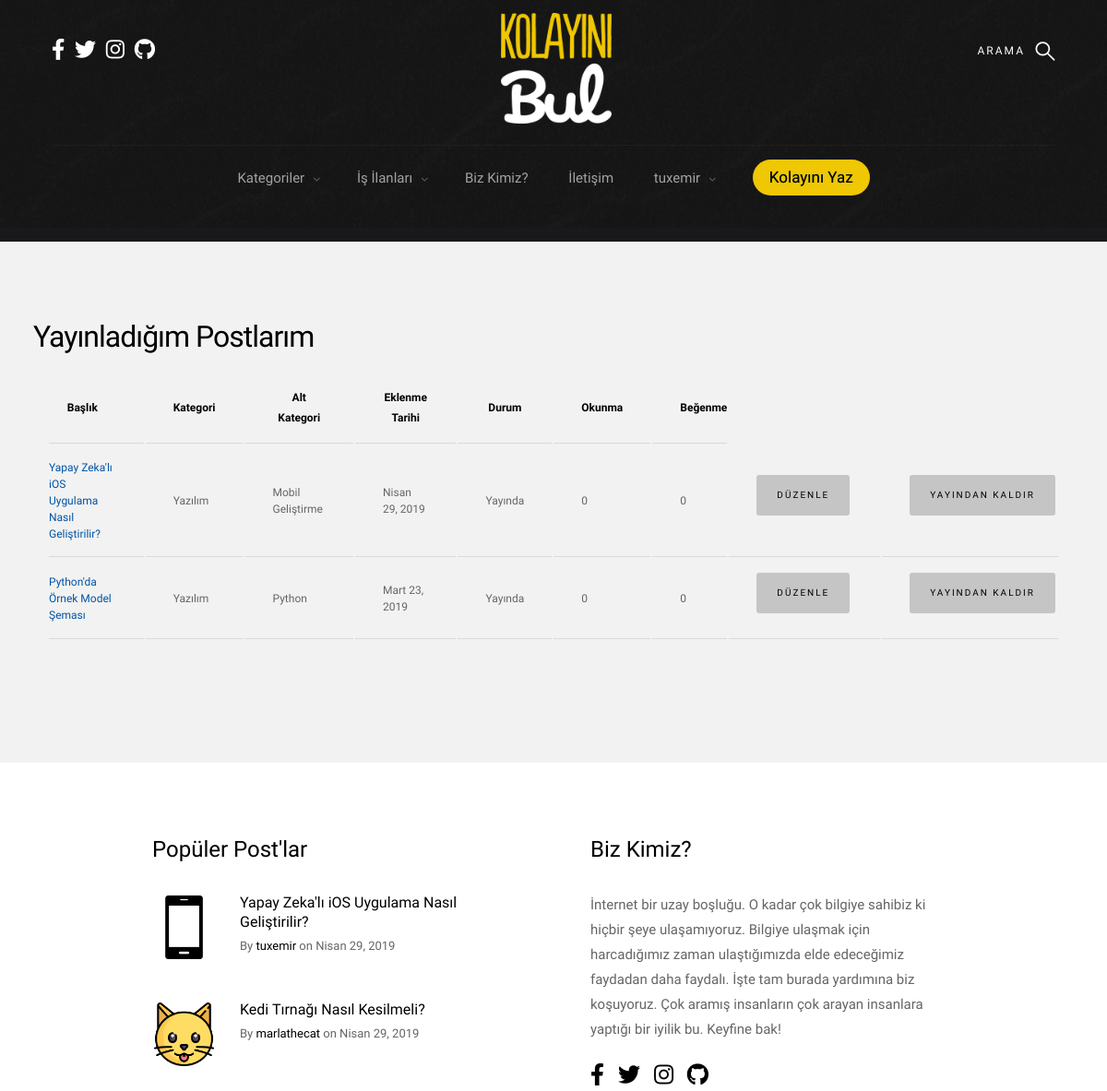
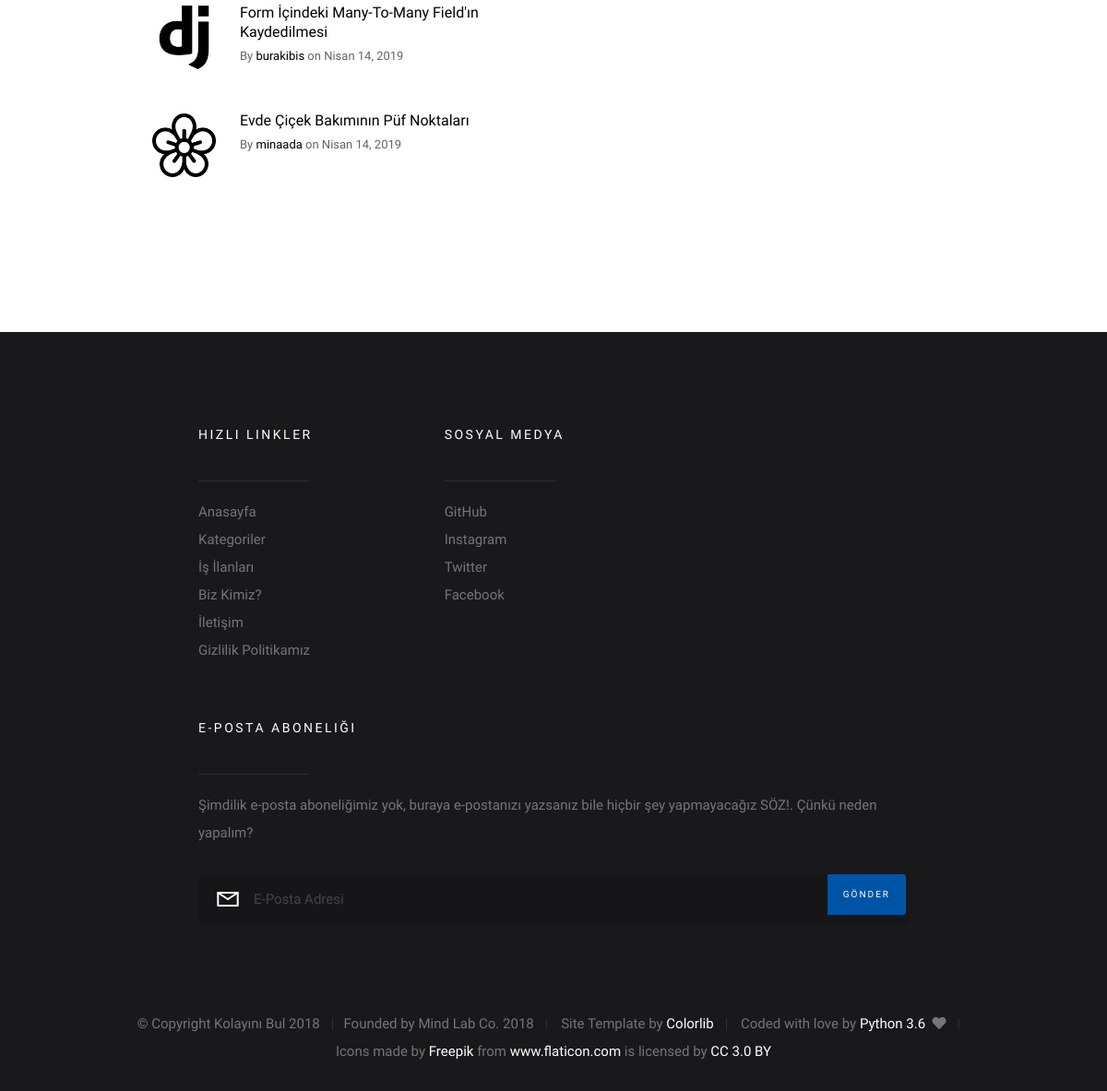
Page /my_posts/ (signed in) on the committed database (2 pictures, top to bottom).
### blog/models.py (models this page shows, shortened)
class Post(models.Model):
    author = models.ForeignKey("auth.User", on_delete=models.CASCADE, verbose_name="Yazar")
    category = models.ForeignKey("Category", on_delete=models.CASCADE, verbose_name="Kategori Adı")
    sub_category = models.ForeignKey("SubCategory", on_delete=models.CASCADE, verbose_name="Alt Kategori Adı",
                                     related_name="sub_category")
    title = models.CharField(max_length=50, verbose_name="Post Başlığı")
    slug = models.SlugField(max_length=55, blank=True, null=True)
    description = RichTextField(max_length=100000, null=False, verbose_name="Açıklama")
    image = models.ImageField(upload_to='post_images/', null=True, blank=True,
                              default='')
    created_date = models.DateTimeField(auto_now_add=True, verbose_name="Created Date")
    updated_date = models.DateTimeField(blank=True, null=True, verbose_name="Updated Date")
    verified_date = models.DateTimeField(auto_now_add=True, verbose_name="Verified Date")
    sources = models.CharField(max_length=250, verbose_name="Kaynak", blank=True, null=True)
    STATUS_DRAFT = 1
    STATUS_PUBLISHED = 2
    STATUS_ARCHIVED = 3
    STATUS_DEACTIVATED = 4
    STATUS_WAITING_APPROVAL = 5
    STATUSES = (
        (STATUS_DRAFT, 'Taslak'),
        (STATUS_PUBLISHED, 'Yayında'),
        (STATUS_ARCHIVED, 'Arşivlendi'),
        (STATUS_DEACTIVATED, 'Kaldırıldı'),
        (STATUS_WAITING_APPROVAL, "Onay Bekliyor")
    )
    active_post = models.SmallIntegerField(choices=STATUSES, default=5)
    LOCATION_BIG = 1
    LOCATION_SMALL1 = 2
    LOCATION_SMALL2 = 3
    LOCATION_OTHER = 4
    LOCATION = (
        (LOCATION_BIG, 'Big Box'),
        (LOCATION_SMALL1, 'First Small Box'),
        (LOCATION_SMALL2, 'Second Small Box'),
        (LOCATION_OTHER, 'Other'),
    )
    page_header_content = models.SmallIntegerField(choices=LOCATION, default=4)
    tag = models.ManyToManyField(SubCategory, default=sub_category)
    class Meta:
        ordering = ['-created_date']

class Category(models.Model):
    category_name = models.CharField(max_length=50, verbose_name="Category Adı")
    slug = models.SlugField(max_length=55, blank=True, null=True)
    def __str__(self):
        return "{category_name}".format(category_name=self.category_name)

class SubCategory(models.Model):
    category_name = models.ForeignKey(Category, on_delete=models.CASCADE, null=True, related_name='subcategories')
    sub_category_name = models.CharField(max_length=50, verbose_name="Alt-Category Adı")
    slug = models.SlugField(max_length=55, blank=True, null=True)
    sub_category_image = models.FileField(upload_to='sub_category_images/', null=True, blank=True)
    def __str__(self):
        return "{sub_category_name}".format(sub_category_name=self.sub_category_name)

### base_pages/views.py (the view)
# urls.py: path('my_posts/', base_pages_view.my_posts, name="my_posts"),
@login_required
def my_posts(request):
    posts = Post.objects.filter(author=request.user)
    context = {
        "posts": posts
    }
    return render(request, "profile_pages/my_posts.html", context)

### base_pages/views.py (called while the page is built)
def categories(request):
    categories = Category.objects.all()
    context = {
        "categories": categories,
    }
    return context

def footerpost(request):
    footer_post = Post.objects.filter(active_post="2").order_by('-created_date')
    context = {
        "footer_post": footer_post,
    }
    return context

def big_box(request):
    try:
        big_box = Post.objects.get(page_header_content=1)
    except Post.DoesNotExist:
        big_box = None
    context = {
        "big_box": big_box,
    }
    return context

def second_box(request):
    try:
        second_box = Post.objects.get(page_header_content=2)
    except Post.DoesNotExist:
        second_box = None
    context = {
        "second_box": second_box,
    }
    return context

def third_box(request):
    try:
        third_box = Post.objects.get(page_header_content=3)
    except Post.DoesNotExist:
        third_box = None
    context = {
        "third_box": third_box,
    }
    return context

### blog/templatetags/my_filters.py (called while the page is built)
@register.filter()
def upfirstletter(value):
    first = value[0] if len(value) > 0 else ''
    remaining = value[1:] if len(value) > 1 else ''
    return first.upper() + remaining

### templates/profile_pages/my_posts.html (shortened to what this page needs)
{% extends "base/layout.html" %}
{% load static %}
{% block body %}
<section class="s-content" style="padding-top: 0px">
        <section id="styles" class="s-styles">
            <br>
            <div class="row add-bottom">
                <h1>Yayınladığım Postlarım</h1>
                <div class="col-twelve">
                    <div class="table-responsive">
                        <table>
                            <thead>
                            <tr>
                                <th style="text-align: center">Başlık</th>
                                <th style="text-align: center">Kategori</th>
                                <th style="text-align: center">Alt Kategori</th>
                                <th style="text-align: center">Eklenme Tarihi</th>
                                <th style="text-align: center">Durum</th>
                                <th style="text-align: center">Okunma</th>
                                <th style="text-align: center">Beğenme</th>
                            </tr>
                            </thead>
                            <tbody>
                            {% for post in posts %}
                                <tr>
                                    <td><a href="{% url 'posts:detail' slug=post.slug %}">{{ post.title }}</a></td>
                                    <td>{{ post.category }}</td>
                                    <td>{{ post.sub_category }}</td>
                                    <td>{{ post.created_date|date:"F d, Y"  }}</td>
                                    <td>{{ post.get_active_post_display }}</td>
                                    <td>0</td>
                                    <td>0</td>
                                    <td><a href="{% url 'posts:update' slug=post.slug %}"
                                           class="btn btn-info">Düzenle</a></td>
                                    {% if post.active_post == 2 %}
                                        <td><a href="{% url 'posts:delete' slug=post.slug %}" class="btn btn-info">Yayından
                                            Kaldır</a>
                                            {% else %}
                                        <td>
                                        <a href="{% url 'posts:delete' slug=post.slug %}" class="btn btn-info">Yayına
                                            Al</a>
                                    {% endif %}
                                    </td>
                                </tr>
                            {% endfor %}
                            </tbody>
                        </table>
                    </div>
                </div>
            </div>
        </section>
    </section>
{% endblock body %}

### templates/base/components/navbar.html (shortened to what this page needs)
{% load static %}
<body id="top">
<section class="s-pageheader s-pageheader--home">
    <header class="header">
        <div class="header__content row">
            <div class="header__logo">
                <a class="logo" href="{% url "index" %}">
                    <img class="masaustuLogo" style="width: 120px; height: 120px"
                         src="{% static 'logo/1781596764_b4fdb39e-54f8-49cd-b7db-7fe8b753a9f5 (1).png' %}"
                         alt="Homepage">
                </a>
            </div>
            <ul class="header__social">
                <li>
                    <a href="https://www.facebook.com/kolayinibul/" target="_blank"><i
                            class="fab fa-facebook-f"></i></a>
                </li>
                <li>
                    <a href="https://twitter.com/kolayinibul" target="_blank"><i class="fab fa-twitter"></i></a>
                </li>
                <li>
                    <a href="https://www.instagram.com/kolayinibul" target="_blank"><i class="fab fa-instagram"></i></a>
                </li>
                <li>
                    <a href="https://github.com/mindlabcore" target="_blank"><i class="fab fa-github"></i></a>
                </li>
            </ul>
            <a class="header__search-trigger" href="#0"></a>
            <nav class="header__nav-wrap">
                <ul class="header__nav">
                    <li class="has-children">
                        <a href="#0" title="">Kategoriler</a>
                    </li>
                    <li class="has-children">
                        <a href="#0" title="">İş İlanları</a>
                    </li>
                    <li><a href="{% url 'about_us' %}" title="">Biz Kimiz?</a></li>
                    <li><a href="{% url 'contact_us' %}" title="">İletişim</a></li>
                    {% if request.user.is_authenticated %}
                        <li class="has-children">
                            <a href="#0" title="">{{ request.user.username }}</a>
                        </li>
                    {% else %}
                        <li><a href="{% url 'user:login' %}" title="">Giriş Yap</a></li>
                        <li><a href="{% url 'user:sign_up' %}" title="">Kayıt Ol</a></li>
                    {% endif %}
                    <li>
                        <a href="{% url 'posts:add_post' %}" class="writeButton"
                           style="color:#000000; text-align: center">Kolayını
                            Yaz</a>
                    </li>
                </ul>
            </nav>
        </div>
    </header>
    <hr>
    {% url 'index' as current_url %}
</section>

### templates/base/components/s-extra-footer-top.html
{% load static %}
{% load my_filters %}
<section class="s-extra">
    <div class="row top">
        <div class="col-eight md-six tab-full popular">
            <h3>Popüler Post'lar</h3>
            <div class="block-1-2 block-m-full popular__posts">
                {% for post in footer_post|slice:":6" %}
                    <article class="col-block popular__post">
                        <a href="#0" class="popular__thumb">
                            <img src="{{ post.sub_category.sub_category_image.url }}" alt="">
                        </a>
                        <h5><a href="{% url 'posts:detail' slug=post.slug %}">{{ post.title|safe|upfirstletter }}</a></h5>
                        <section class="popular__meta">
                            <span class="popular__author"><span>By</span> <a href="{% url 'user:profile' slug=post.author %}">{{ post.author }}</a></span>
                            <span class="popular__date"><span>on</span> <time
                                    datetime="2017-12-19">{{ post.created_date|date:"F d, Y" }}</time></span>
                        </section>
                    </article>
                {% endfor %}
            </div>
        </div>
        <div class="col-four md-six tab-full about">
            <h3>Biz Kimiz?</h3>
            <p>
                İnternet bir uzay boşluğu. O kadar çok bilgiye sahibiz ki hiçbir şeye ulaşamıyoruz. Bilgiye ulaşmak için
                harcadığımız zaman ulaştığımızda elde edeceğimiz faydadan daha faydalı. İşte tam burada
                yardımına biz koşuyoruz. Çok aramış insanların çok arayan insanlara yaptığı bir iyilik bu. Keyfine bak!
            </p>
            <ul class="about__social">
                <li>
                    <a href="https://www.facebook.com/kolayinibul/" target="_blank"><i class="fab fa-facebook-f"></i></a>
                </li>
                <li>
                    <a href="https://twitter.com/kolayinibul" target="_blank"><i class="fab fa-twitter"></i></a>
                </li>
                <li>
                    <a href="https://www.instagram.com/kolayinibul" target="_blank"><i class="fab fa-instagram"></i></a>
                </li>
                <li>
                    <a href="https://github.com/mindlabcore" target="_blank"><i class="fab fa-github"></i></a>
                </li>
            </ul>
        </div>
    </div>
</section>

### static/css/base.css (style rules this page uses)
body { margin: 0; }
article, aside, footer, header, nav, section { display: block; }
h1 { font-size: 2em; margin: 0.67em 0; }
hr { box-sizing: content-box; height: 0; overflow: visible; }
a { background-color: transparent; -webkit-text-decoration-skip: objects; }
img { border-style: none; }
*, *::before, *::after { box-sizing: inherit; }
body { font-weight: normal; line-height: 1; word-wrap: break-word; text-rendering: optimizeLegibility; -webkit-overflow-scrolling: touch; -webkit-text-size-adjust: none; }
body, input, button { -moz-osx-font-smoothing: grayscale; -webkit-font-smoothing: antialiased; }
img, video { max-width: 100%; height: auto; }
div, dl, dt, dd, ul, ol, li, h1, h2, h3, h4, h5, h6, pre, form, p, blockquote, th, td { margin: 0; padding: 0; }
h1, h2, h3, h4, h5, h6 { -webkit-font-smoothing: auto; -webkit-font-smoothing: antialiased; -webkit-font-variant-ligatures: common-ligatures; -moz-font-variant-ligatures: common-ligatures; font-variant-ligatures: common-ligatures; text-rendering: optimizeLegibility; }
em, i { font-style: italic; line-height: inherit; }
ol, ul { list-style: none; }
li { display: block; }
a { text-decoration: none; line-height: inherit; }
a img { border: none; }
.row { width: 94%; max-width: 1200px; margin: 0 auto; }
.row:after { content: ""; display: table; clear: both; }
[class*="col-"] { float: left; padding: 0 20px; }
.col-four, .col-1-3 { width: 33.33333%; }
.col-eight, .col-2-3 { width: 66.66667%; }
.col-twelve, .col-full { width: 100%; }
@media only screen and (max-width: 1200px) { [class*="col-"] { padding: 0 15px; } }
@media only screen and (max-width: 1200px) { .md-six, .md-1-2 { width: 50%; } }
[class*="block-"]:after { content: ""; display: table; clear: both; }
.block-1-2 .col-block { width: 50%; }
.block-1-6 .col-block:nth-child(6n + 1), .block-1-5 .col-block:nth-child(5n + 1), .block-1-4 .col-block:nth-child(4n + 1), .block-1-3 .col-block:nth-child(3n + 1), .block-1-2 .col-block:nth-child(2n + 1) { clear: both; }
@media only screen and (max-width: 1200px) { .block-m-full .col-block { width: 100%; clear: both; } }
@media only screen and (max-width: 1200px) { [class*="block-m-"] .col-block:nth-child(n) { clear: none; } }
.add-bottom { margin-bottom: 3rem !important; }

### rows in the picture
Post: title "Yapay Zeka'lı iOS Uygulama Nasıl Geliştirilir?", category "Yazılım", sub_category "Mobil Geliştirme", created_date "Nisan 29, 2019", active_post "Yayında", shows "YAYINDAN KALDIR", sub_category.sub_category_image (picture), title|upfirstletter "Yapay Zeka'lı iOS Uygulama Nasıl Geliştirilir?", author "tuxemir"
Post: title "Python'da Örnek Model Şeması", category "Yazılım", sub_category "Python", created_date "Mart 23, 2019", active_post "Yayında", shows "YAYINDAN KALDIR"
Post: sub_category.sub_category_image (picture), title|upfirstletter "Kedi Tırnağı Nasıl Kesilmeli?", author "marlathecat", created_date "Nisan 29, 2019"
Post: sub_category.sub_category_image (picture), title|upfirstletter "Form İçindeki Many-To-Many Field'ın Kaydedilmesi", author "burakibis", created_date "Nisan 14, 2019"
Post: sub_category.sub_category_image (picture), title|upfirstletter "Evde Çiçek Bakımının Püf Noktaları", author "minaada", created_date "Nisan 14, 2019"

### other values in the picture
{{ request.user.username }} "tuxemir"
